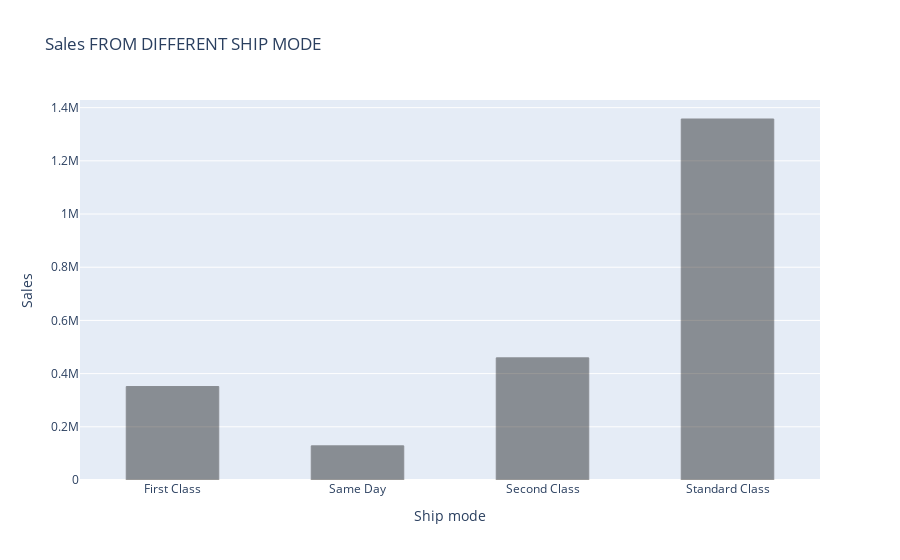

Notebook source saved alongside this figure:
### Markdown cell above
Maximum shipment is obtained from <b>California</b> followed by <b>New York and Texas respectively.</b>
    
Minimum shipment is obtained from <b>Wyoming</b>.

### Code cell
data=go.Bar(x=['First Class','Same Day','Second Class','Standard Class'],y=df['Sales'].groupby(df['Ship Mode']).agg(sum),marker=dict(color='black', line=dict(color='#000000', width=1), opacity=0.4))
layout=go.Layout(xaxis=dict(title='Ship mode',),
                    yaxis=dict(title='Sales'),bargap=0.5,title = 'Sales FROM DIFFERENT SHIP MODE')
fig=go.FigureWidget(data,layout)

iplot(fig)

### Figure 1 — Plotly figure (JSON) as saved in the notebook; plotly's stock layout.template omitted (floating-point values rounded to 4 significant figures)
{"data": [{"marker": {"color": "black", "line": {"color": "#000000", "width": 1}, "opacity": 0.4}, "type": "bar", "uid": "ba0f9ad9-53df-4cce-8c27-0c343164100d", "x": ["First Class", "Same Day", "Second Class", "Standard Class"], "y": [351400.0, 128300.0, 459200.0, 1357000.0]}], "layout": {"bargap": 0.5, "title": {"text": "Sales FROM DIFFERENT SHIP MODE"}, "xaxis": {"title": {"text": "Ship mode"}}, "yaxis": {"title": {"text": "Sales"}}}}
